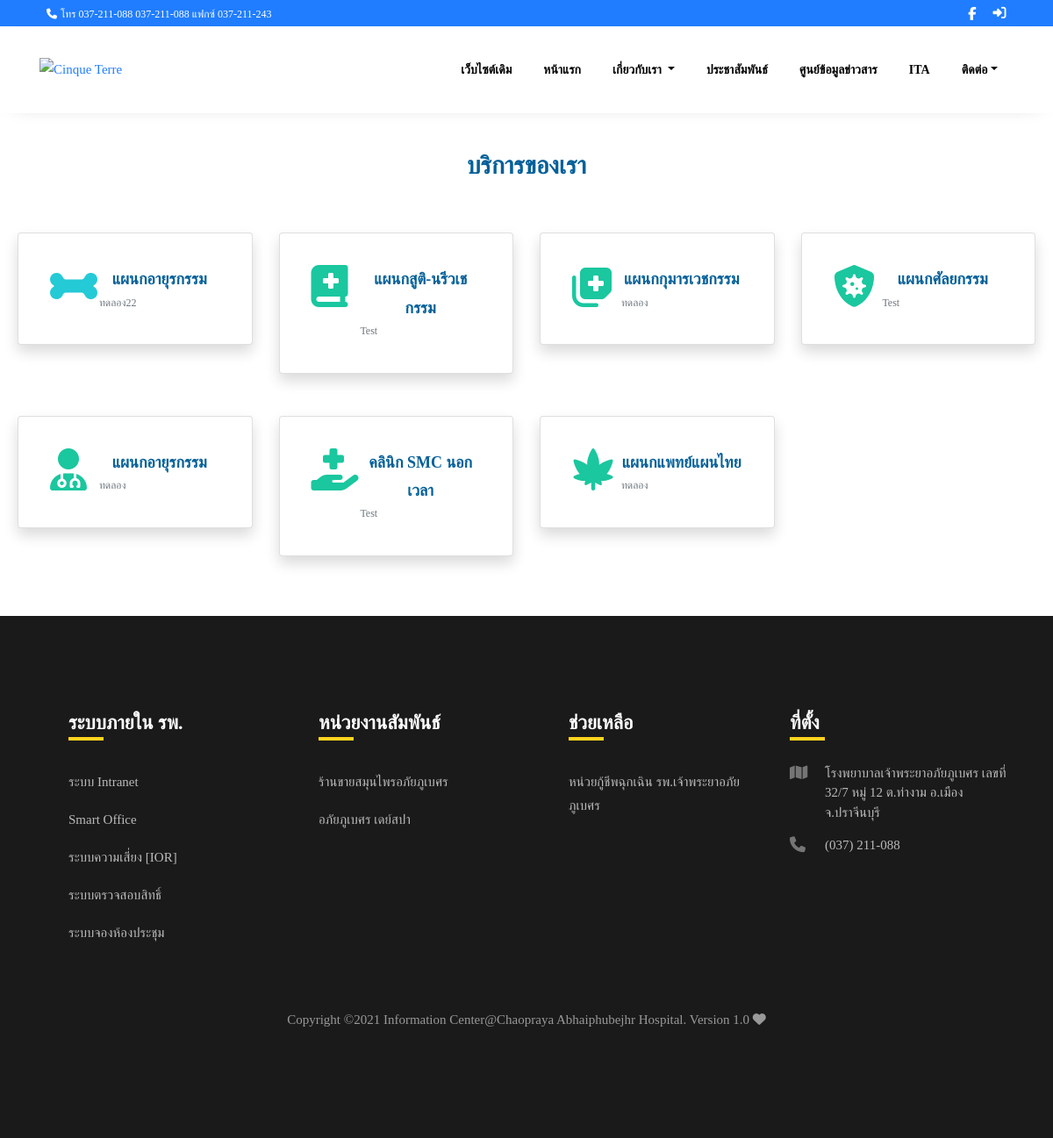
Before: /Pages/service.php with the older database file.
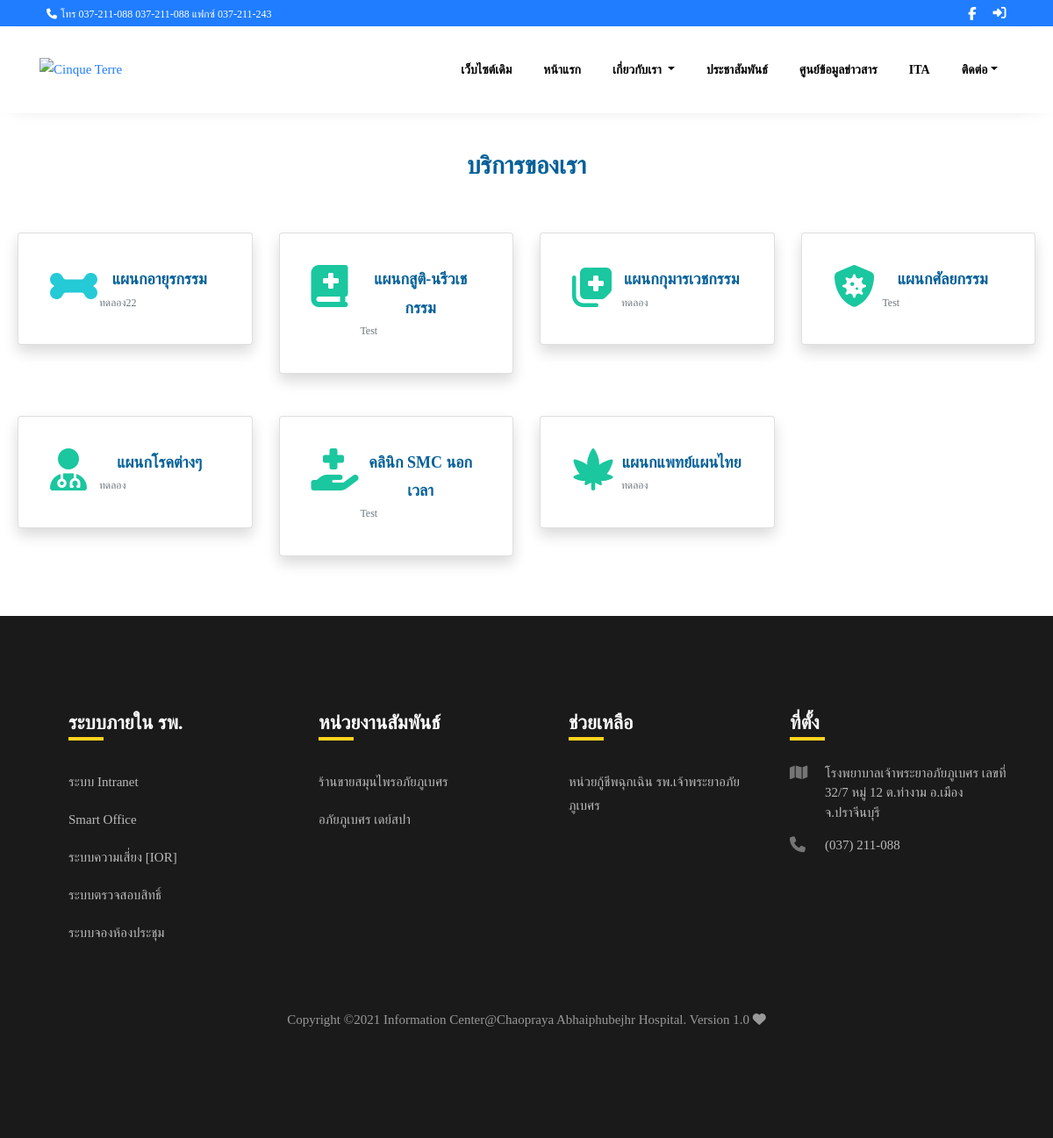
After: the same page with the newer database file.
### tables this page shows
CREATE TABLE `tb_department`  (
  `id` int(11) NOT NULL AUTO_INCREMENT,
  `description` text,
  `en_description` varchar(20) DEFAULT NULL,
  `status` varchar(1) NOT NULL DEFAULT 'Y',
  `detail` text,
  `icon_id` varchar(30) DEFAULT NULL,
  `icon_color` varchar(7) DEFAULT NULL,
  PRIMARY KEY (`id`) USING BTREE
);

CREATE TABLE `cpa_icon`  (
  `id` int(3) NOT NULL AUTO_INCREMENT,
  `icon_class` varchar(50) DEFAULT NULL,
  `icon_code` varchar(255) DEFAULT NULL,
  PRIMARY KEY (`id`) USING BTREE
);

### Pages/service.php (the view, shortened to what this page needs)
<!DOCTYPE html>
<html lang="en">
<head>
    <?php include("./cpawebsite/components/header.php"); ?>
</head>
<body style="background-color: #ffffff;">
    <?php include "./cpawebsite/components/navbar.php" ?>
    <?php
    $show = true;
    ?>
    <div class="col-md-12 col-sm-12 col-xs-12" id="main" style="padding:10px;display:<?php echo $show ? "block" : "none"; ?>;">
        <div class="row " style="padding:25px">
            <div class="col-md-12 col-sm-12 col-xs-12 text-center">
                <p style="text-align: center;">
                    <span style="font-weight: bold;font-size:28px;color: #046099;">บริการของเรา</span>
                </p>
            </div>
        </div>
        <form method="POST" id="form1" action="./service">
            <div class="row" style="padding:10px">
                <?php
                $sel_col = "SELECT *,dep.id as dep_id FROM tb_department dep LEFT JOIN cpa_icon icon ON dep.icon_id = icon.id WHERE dep.status = 'Y'";
                $querysel_col = mysqli_query($con, $sel_col);
                while ($ResultCeo = mysqli_fetch_assoc($querysel_col)) {
                ?>
                    <div class="col-xs-12 col-sm-6 col-md-6 col-lg-3">
                        <div class="card shadow p-3 mb-5 bg-white rounded">
                            <button onclick="myFunction()" value="<?php echo $ResultCeo['dep_id']; ?>" type="submit" class="btn-link" name="submit">
                                <div class="card-body row text-center">
                                    <div class="col-3">
                                        <i class="<?php echo $ResultCeo['icon_class']; ?>" style="font-size:48px;color:<?php echo $ResultCeo['icon_color']; ?>;"></i>
                                    </div>
                                    <div class="col">
                                        <div class="text-value-xl" style="font-weight: bold;font-size:18px;color: #046099;"><?php echo $ResultCeo['description']; ?></div>
                                        <div class="text-muted small text-left"><?php echo $ResultCeo['detail']; ?></div>
                                    </div>
                                </div>
                            </button>
                        </div>
                    </div>
                <?php
                }
                ?>
            </div>
        </form>
    </div>
    <?php include "./cpawebsite/components/footer.php" ?>
</body>
</html>

Changed rows visible on the page:
changed tb_department: description "แผนกอายุรกรรม" → "แผนกโรคต่างๆ"
